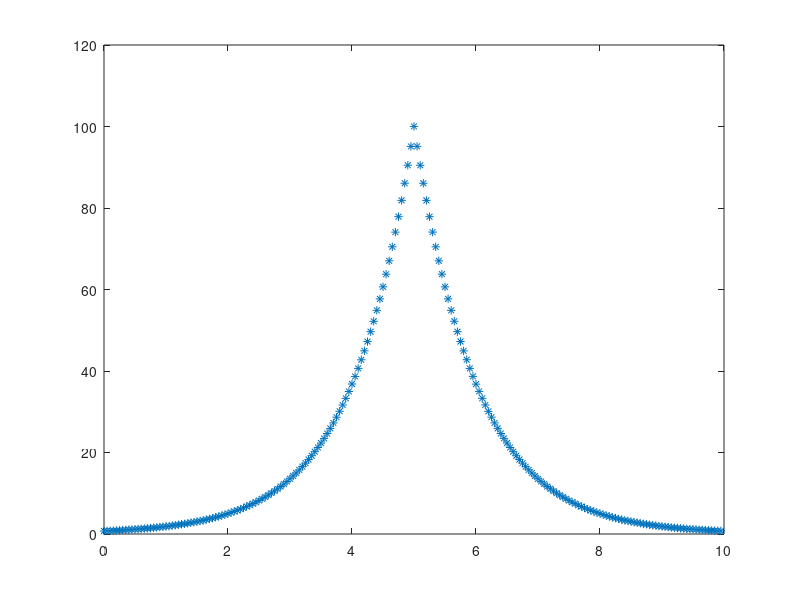

The MATLAB script that drew this image: (Note: this script raises an error after producing the figure.)
clear all;
% % 实验1
% x=0:0.01:1-0.01;
% f=90./(1+exp(-100*(x-0.4)));
% n=8;%控制顶点个数-1
% N=length(x);%采样点个数
% a=min(x);
% b=max(x);

% 实验2
x=0:0.05:10-0.05;
f=100./exp(abs(x-5))+(x-5).^2/500;
n=13;
N=length(x);%采样点个数
a=min(x);
b=max(x);

f_=f+normrnd(0,0.01,1,N);



plot(x,f_,"*")
hold on

% plot(x,f)
d=[x;f_]';%给定数据点,di=(xi,yi) i=1~M+1




M=length(x)-1; %论文中是0~M，所以总数length=M+1


p=3;%B样条次数p=3，控制顶点n+1个，节点矢量ui i=1~n+p+2,




ui=jiedianxiangliang(n,p,a,b);%方案1 均匀节点向量


% u=0:0.01:1;
% for j=1:n+1
%     for i=1:length(u)
%         Njp_u(i,j) = Njp(j, p , u(i), ui);  
%     end
%     subplot(5,5,j),plot(u,Njp_u(:,j));
% end


[N,R,P] = kongzhidingdian(M,n,p,x,ui,d);

DrawSpline(n,p,P,ui,a,b);
scatter(ui,ones(1,length(ui)))
[epsilon,e] = shujudianwucha(M,N,P,d);